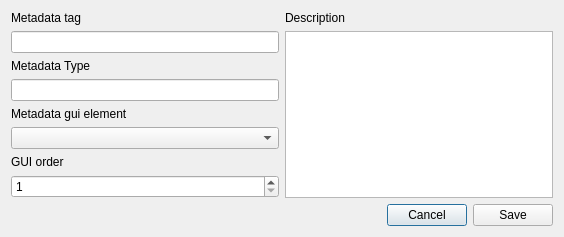
<?xml version="1.0" encoding="UTF-8"?>
<ui version="4.0">
 <class>insertMtdDlg</class>
 <widget class="QDialog" name="insertMtdDlg">
  <property name="geometry">
   <rect>
    <x>0</x>
    <y>0</y>
    <width>564</width>
    <height>227</height>
   </rect>
  </property>
  <property name="windowTitle">
   <string>Insert metadata information</string>
  </property>
  <layout class="QVBoxLayout" name="verticalLayout_3">
   <item>
    <layout class="QHBoxLayout" name="horizontalLayout">
     <item>
      <layout class="QVBoxLayout" name="verticalLayout">
       <item>
        <widget class="QLabel" name="habitatLabel">
         <property name="text">
          <string>Metadata tag</string>
         </property>
        </widget>
       </item>
       <item>
        <widget class="QLineEdit" name="metadataEdit"/>
       </item>
       <item>
        <widget class="QLabel" name="label">
         <property name="text">
          <string>Metadata Type</string>
         </property>
        </widget>
       </item>
       <item>
        <widget class="QLineEdit" name="metadataTypeEdit"/>
       </item>
       <item>
        <widget class="QLabel" name="label_4">
         <property name="text">
          <string>Metadata gui element</string>
         </property>
        </widget>
       </item>
       <item>
        <widget class="QComboBox" name="categoryBox"/>
       </item>
       <item>
        <widget class="QLabel" name="label_3">
         <property name="text">
          <string>GUI order</string>
         </property>
        </widget>
       </item>
       <item>
        <widget class="QSpinBox" name="orderSpinBox">
         <property name="minimum">
          <number>1</number>
         </property>
        </widget>
       </item>
      </layout>
     </item>
     <item>
      <layout class="QVBoxLayout" name="verticalLayout_2">
       <property name="rightMargin">
        <number>0</number>
       </property>
       <item>
        <widget class="QLabel" name="label_2">
         <property name="text">
          <string>Description</string>
         </property>
        </widget>
       </item>
       <item>
        <widget class="QTextEdit" name="descEdit"/>
       </item>
      </layout>
     </item>
    </layout>
   </item>
   <item>
    <layout class="QHBoxLayout" name="horizontalLayout_3">
     <property name="bottomMargin">
      <number>0</number>
     </property>
     <item>
      <spacer name="horizontalSpacer">
       <property name="orientation">
        <enum>Qt::Horizontal</enum>
       </property>
       <property name="sizeHint" stdset="0">
        <size>
         <width>40</width>
         <height>20</height>
        </size>
       </property>
      </spacer>
     </item>
     <item>
      <widget class="QPushButton" name="cancelBtn">
       <property name="text">
        <string>Cancel</string>
       </property>
      </widget>
     </item>
     <item>
      <widget class="QPushButton" name="saveBtn">
       <property name="text">
        <string>Save</string>
       </property>
      </widget>
     </item>
    </layout>
   </item>
  </layout>
 </widget>
 <resources/>
 <connections/>
</ui>
